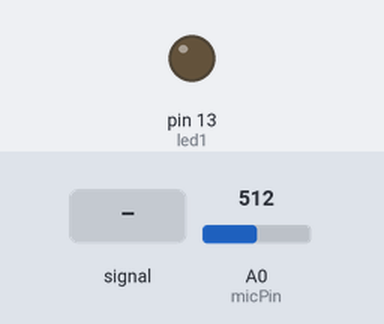
The sketch below on a simulated Arduino Uno, built with avr-gcc and run on an emulated ATmega328P. Shown: output pins drawn as LEDs (lit = HIGH). Dashed ring = blinking. Inputs (shaded band) come from the test bench; at power-on: A0 (micPin) = 512. Pins used as bus, display or sensor lines are not drawn; what the sketch prints to the serial monitor is not drawn.

Above: at 1.7 s.
1.8 s: A0 (micPin) fed a 200 Hz sine of ±81 counts around its level
At 3.9 s:
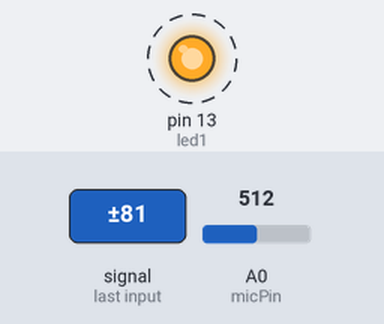
4.8 s: A0 (micPin) set to 716
At 5.9 s:
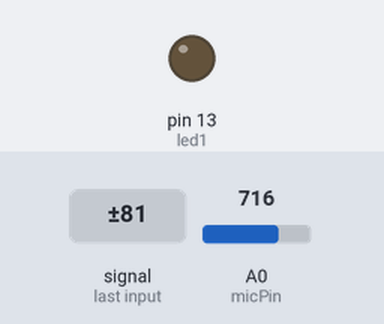
6.3 s: A0 (micPin) fed a 1000 Hz sine of ±255 counts around its level
At 6.48 s:
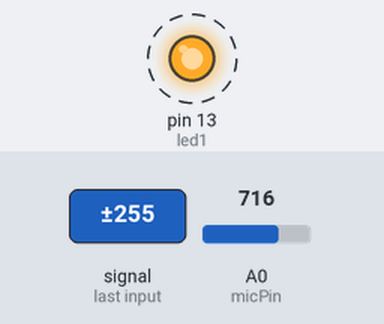
9.3 s: A0 (micPin) fed a 2 Hz sine of ±306 counts around its level
12.3 s: A0 (micPin) set to 900
At 13.2 s:
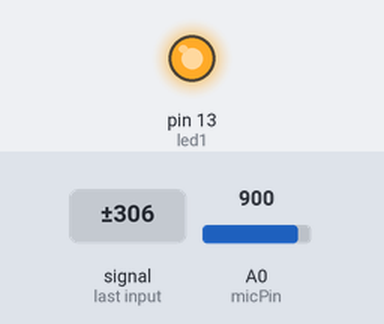
13.8 s: A0 (micPin) set to 918
At 14.6 s:
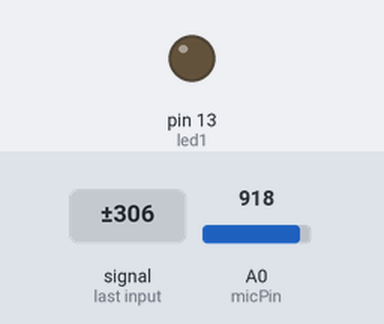
Timing chart, 0 to 16.3 s (numbered marks = the images above; inputs shaded):
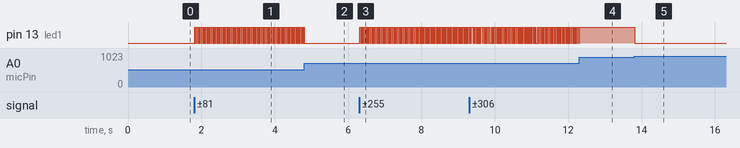

Measured:
- the behaviour switches between 904 and 905 on A0 (micPin) (found by bisection; images 4 and 5)
- after the input at 1.8 s, pin 13 (led1): alternates HIGH for 0.02 s and LOW for 0.02 s, starting at once
- after the input at 4.8 s, pin 13 (led1): goes on until 4.8 s, then stays LOW
- after the input at 6.3 s, pin 13 (led1): alternates HIGH for 0.02 s and LOW for 0.02 s, starting at once
- after the input at 12.3 s, pin 13 (led1): goes on until 12.3 s, then stays HIGH
- after the input at 13.8 s, pin 13 (led1): HIGH → LOW at once

The sketch:

mega_sound_sensor.ino
```cpp
int micPin = A0;          // pin that the mic is attached to
int gndPin = A1;
int powerPin = A2;
int micValue1 = 0;
int micValue2 = 0; // the Microphone value
int led1 = 13;
boolean lightOn = false;
void setup() {
  pinMode(led1, OUTPUT);
  pinMode(powerPin, OUTPUT);
  pinMode(gndPin, OUTPUT);
  pinMode(micPin, INPUT);
  digitalWrite(gndPin,LOW);
  delay(500);
  digitalWrite(powerPin,HIGH);
  Serial.begin(9600);  //for test the input value initialize serial
}
void loop() {
  micValue1 = analogRead(micPin);  // read pin value
  Serial.println(micValue1);
  delay(1);
  micValue2 = analogRead(micPin);
  Serial.println(micValue2);
  if (micValue1-micValue2 > 4 || micValue2-micValue1 > 4){
    lightOn = !lightOn;
    Serial.println("On/Off");
    delay(1);
    digitalWrite(led1, lightOn);
  }
}
```
